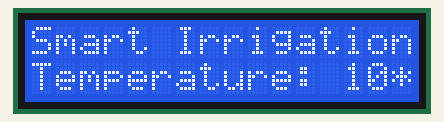
A sketch run on a simulated Arduino Uno, built with avr-gcc and run on an emulated ATmega328P. Parts: 16×2 character LCD. What the sketch prints to the serial monitor is not drawn.

Above: at 0.1 s.
At 1.6 s:
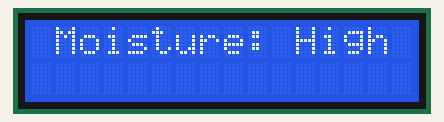
At 26.7 s:
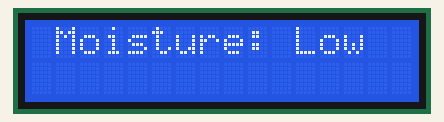

The sketch:

copy_of_arduino_soil_moisture_sensor1.ino
```cpp
#include <LiquidCrystal.h>

// Declare variables for pins
const int sensorpin = A0;
const int sensorpower = 8;
const int GREEN = 2;
const int RED = 4;
int sensorReading;
float celsius;
int temp = A1;
int ldr = A3;
int light;

// Initialize the LCD library with the numbers of the interface pins
LiquidCrystal lcd(12, 11, 5, 4, 3, 2);

// Delay time between sensor readings (milliseconds)
const int delayTime = 2500; // Change delay time to 5000 milliseconds (5 seconds)

// "wet" and "dry" thresholds - these require calibration
int wetThreshold;
int dryThreshold;
int temperatureThreshold = 20;

// Timer variables for incrementing sensor value
int decrementAmount = 100;

void setup() {
  // Set pins as outputs
  pinMode(RED, OUTPUT);
  pinMode(GREEN, OUTPUT);
  pinMode(sensorpower, OUTPUT);
  pinMode(ldr, INPUT);

if (temperatureThreshold > 15) {
  wetThreshold = 1000;
  dryThreshold = 500;
  sensorReading = 1500;
} else {
  wetThreshold = 2000;
  dryThreshold = 1500;
  sensorReading = 2500;
}

  // Initialize the LCD
  lcd.begin(16, 2);

  // Clear the LCD
  lcd.clear();

  // Display an initial message
  lcd.print("Smart Irrigation");
  lcd.setCursor(0, 1);
  lcd.print("Temperature: 10*");

  delay(1500);

  lcd.clear();

  // Initialize serial communication
  Serial.begin(9600);
}

void loop() {
  //Temperature sensor.
  //celsius = analogRead(temp)*0.004882814;
  //celsius = (celsius - 0.5) * 100.0;
  //lcd.setCursor(0,1);
  //lcd.print("Temp: ");
  //lcd.print(celsius);
  //lcd.print(" C");
  //delay(5000);

  //Light sensor which can give sunlight intensity
  //light = analogRead(ldr);
  //Serial.println(light);

  while (sensorReading > 100) {
    sensorReading -= decrementAmount;

    // Print sensor reading
    Serial.println(sensorReading);

    if (sensorReading > dryThreshold) {
        digitalWrite(RED, LOW);
        digitalWrite(GREEN, HIGH);
        lcd.clear();
        lcd.setCursor(1, 0);
        lcd.print("Moisture: High");
        Serial.println("PUMP OFF");
        Serial.println(".............................\n");
    }
    else if (sensorReading < dryThreshold) {
        digitalWrite(GREEN, LOW);
        digitalWrite(RED, HIGH);
        lcd.clear();
        lcd.setCursor(1, 0);
        lcd.print("Moisture: Low");
        Serial.println("PUMP ON");
        Serial.println(".............................\n");
    }
    // Wait before taking the next reading
    delay(delayTime); // Delay for 2500 milliseconds (5 seconds)
  }
}
```

Measured:
- what the display in image 1 shows lasts 25.0 s, from 1.6 s to 26.6 s
